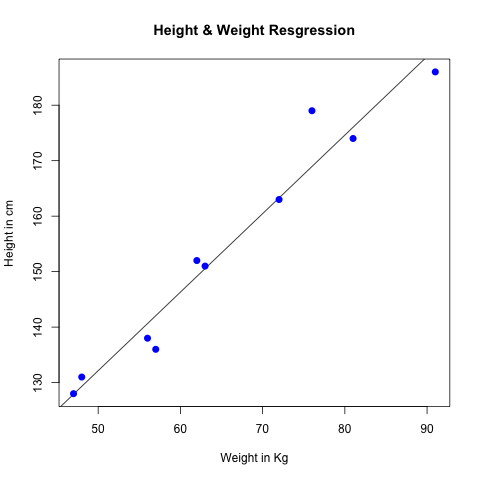

Generate this figure with R:
# x = height of person
# y = weight of person
x <- c(151, 174, 138, 186, 128, 136, 179, 163, 152, 131)
y <- c(63, 81, 56, 91, 47, 57, 76, 72, 62, 48)

#apply the lm() function
relation <- lm(y~x)

print(relation)

#print summary of the relationship
print(summary(relation))

#find weight of a person with height 170
a <- data.frame(x = 170)
result <- predict(relation, a)
print(result)

#give chart file a name
png(file = "linear_regression.png")

#plot the chart
chart <- plot(y, x, col = "blue", main = "Height & Weight Resgression",
abline(lm(x~y)), cex = 1.3, pch = 16, xlab = "Weight in Kg", ylab = "Height in cm")

#save the file
dev.off()
